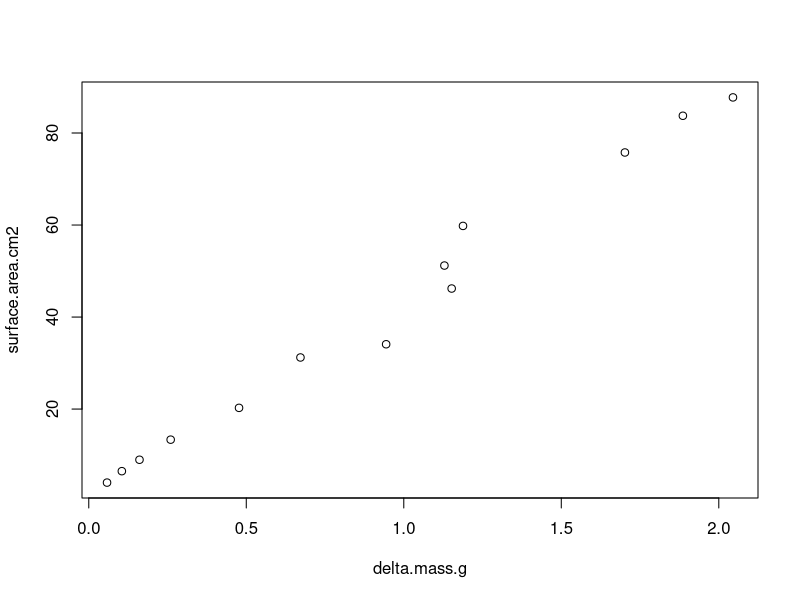

Here is the R script that generated this plot: (Note: this script raises an error after producing the figure.)
## ---- chunk 1
knitr::opts_chunk$set(echo = TRUE, warning = FALSE, message = FALSE)

## install packages if you dont already have them
if (!require("tidyverse")) install.packages("tidyverse")

# load packages
library(tidyverse)
## ---- chunk 2
#Surface area by wax dipping Veal et al 

Data <- read.csv("data/timepoint_0/0_surface_area/0_surface_area_data.csv", header=TRUE)

Stnds <- read.csv("data/timepoint_0/0_surface_area/wax.standards.csv", header=TRUE)
Stnds$delta.mass.g <- Stnds$weight2.g-Stnds$weight1.g

stnd.curve <- lm(surface.area.cm2~delta.mass.g, data=Stnds)
plot(surface.area.cm2~delta.mass.g, data=Stnds)

stnd.curve$coefficients

Data$delta.mass.g <- Data$weight2.g-Data$weight1.g
Data$surface.area.cm2 <- stnd.curve$coefficients[2] * Data$delta.mass.g + stnd.curve$coefficients[1]
# Coral sample metadata
metadata <- read_csv("metadata/coral_metadata.csv") %>% select(1:3)

Data <- full_join(Data, metadata, by="colony_id")

Data <- Data%>% filter(species=="Acropora")

Data%>%
  mutate(timepoint="timepoint0")%>%
  select(colony_id, surface.area.cm2, timepoint)%>%
  write_csv("output/0_surface_area.csv")



